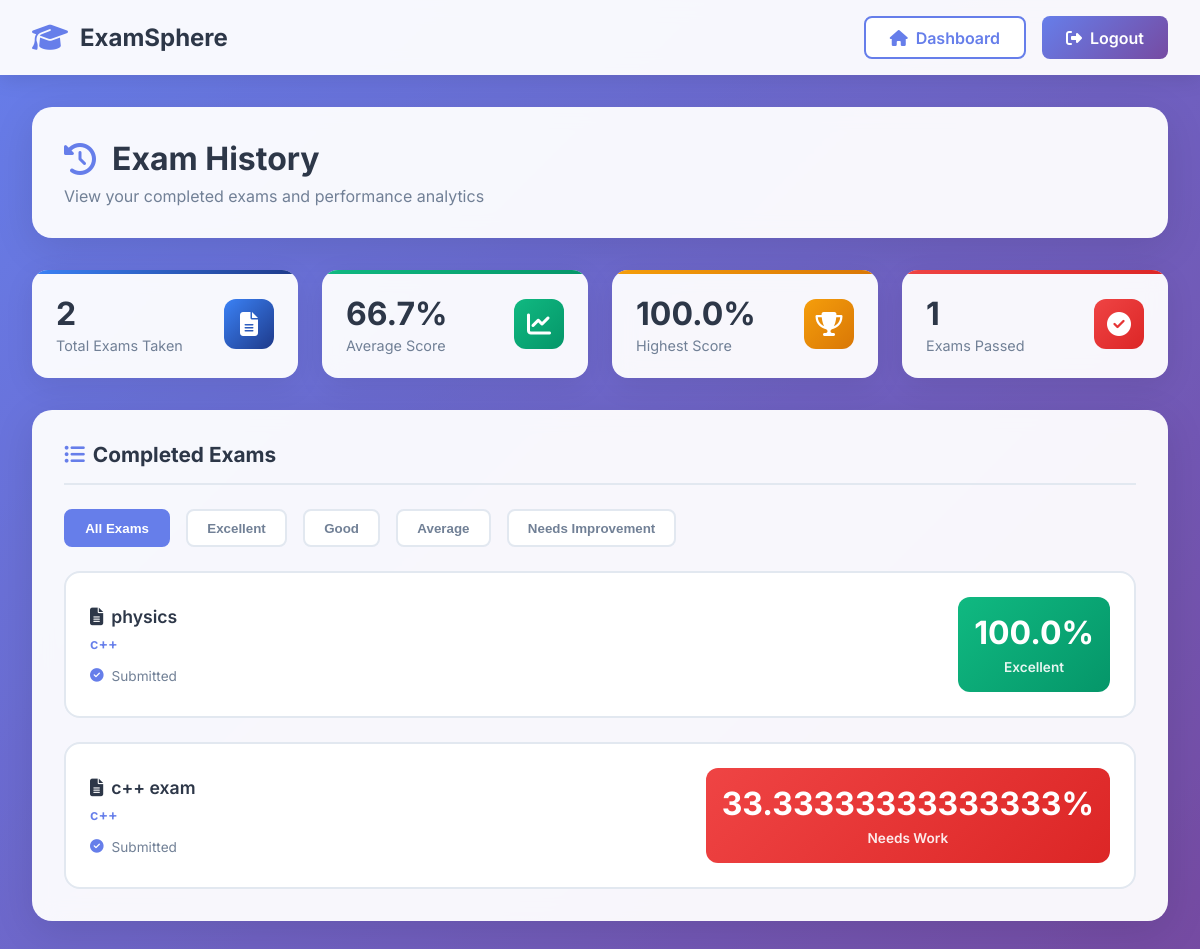
Page /accounts/student/history/ (signed in) on the earlier database version.
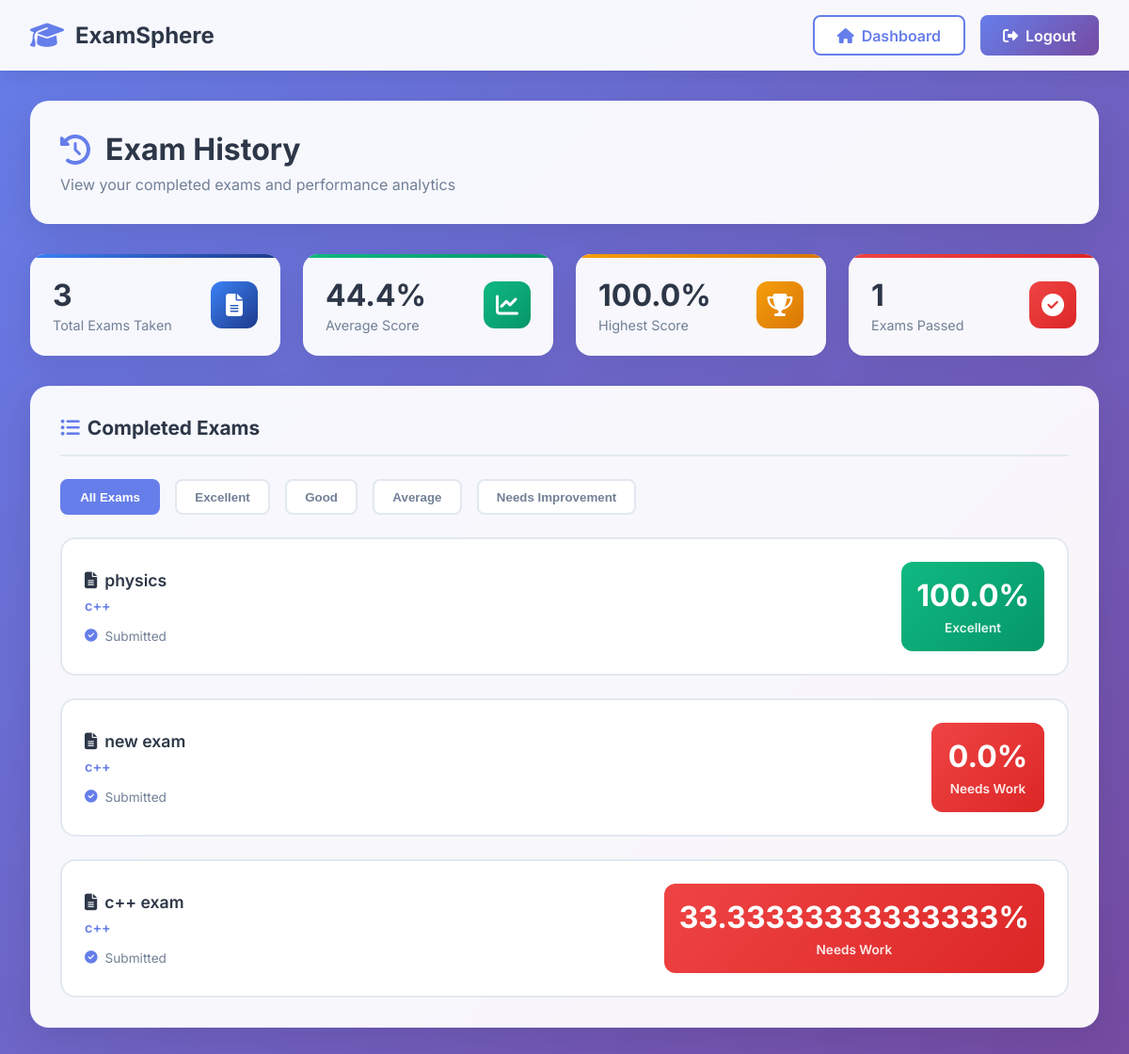
Same page on the later database version.
### accounts/models.py (models this page shows, shortened)
class StudentExam(models.Model):
    student = models.ForeignKey(User, on_delete=models.CASCADE)
    exam = models.ForeignKey('Exam', on_delete=models.CASCADE)
    score = models.FloatField(blank=True, null=True)
    is_submitted = models.BooleanField(default=False)
    class Meta:
        unique_together = ('student', 'exam')  # 🔒 one attempt only

class Exam(models.Model):
    name = models.CharField(max_length=200)
    created_by = models.ForeignKey(User, on_delete=models.CASCADE)  # teacher
    is_active = models.BooleanField(default=True)
    allow_calculator = models.BooleanField(default=False)
    course = models.ForeignKey(Course, on_delete=models.CASCADE, default=1)
    subject = models.ForeignKey('Subject', on_delete=models.CASCADE, )

class Subject(models.Model):
    name = models.CharField(max_length=100)
    course = models.ForeignKey(Course, on_delete=models.CASCADE)

### accounts/views.py (the view)
# urls.py: path('student/history/', views.student_history, name='student_history'),
@login_required
def student_history(request):
    records = StudentExam.objects.filter(student=request.user, is_submitted=True).order_by('-id')
    completed_records = records.filter(is_submitted=True)
    if completed_records.exists():
        scores = [r.score for r in completed_records if r.score is not None]
        if scores:
            average_score = round(sum(scores) / len(scores), 1)
            highest_score = max(scores)
            passing_count = len([s for s in scores if s >= 60])
        else:
            average_score = 0
            highest_score = 0
            passing_count = 0
    else:
        average_score = 0
        highest_score = 0
        passing_count = 0
    context = {
        'records': records,
        'average_score': average_score,
        'highest_score': highest_score,
        'passing_count': passing_count,
    }
    return render(request, 'accounts/student_history.html', context)

### accounts/templates/accounts/student_history.html (shortened to what the changed rows need)
<!DOCTYPE html>
<html lang="en">
<head>
    <link rel="stylesheet" href="https://cdnjs.cloudflare.com/ajax/libs/font-awesome/6.5.1/css/all.min.css">
</head>
<body>
    <nav class="navbar">
        <div class="navbar-brand">
            <h1>ExamSphere</h1>
        </div>
    </nav>
    <div class="container">
        <div class="page-header">
            <h2><i class="fas fa-history"></i> Exam History</h2>
        </div>
        <div class="stats-overview">
            <div class="stat-card blue">
                <div class="stat-content">
                    <div class="stat-info">
                        <h3>{{ records|length }}</h3>
                        <p>Total Exams Taken</p>
                    </div>
                </div>
            </div>
            <div class="stat-card green">
                <div class="stat-content">
                    <div class="stat-info">
                        <h3>{{ average_score|default:"0" }}%</h3>
                        <p>Average Score</p>
                    </div>
                </div>
            </div>
            <div class="stat-card orange">
                <div class="stat-content">
                    <div class="stat-info">
                        <h3>{{ highest_score|default:"0" }}%</h3>
                        <p>Highest Score</p>
                    </div>
                </div>
            </div>
        </div>
        <div class="main-card">
            {% if records %}
            <div class="results-grid">
                {% for record in records %}
                <div class="result-item">
                    <div class="result-info">
                        <div class="result-title">
                            <i class="fas fa-file-alt"></i>
                            {{ record.exam.name }}
                        </div>
                        <div class="result-subject">{{ record.exam.subject.name }}</div>
                        <div class="result-meta">
                            {% if record.is_submitted %}
                            <div class="meta-item">
                                <i class="fas fa-check-circle"></i>
                                <span>Submitted</span>
                            </div>
                            {% endif %}
                        </div>
                    </div>
                    {% if record.score is not None %}
                        {% if record.score >= 90 %}
                        <div class="result-score excellent">
                            <span class="score-number">{{ record.score }}%</span>
                            <span class="score-label">Excellent</span>
                        </div>
                        {% elif record.score >= 75 %}
                        <div class="result-score good">
                            <span class="score-number">{{ record.score }}%</span>
                            <span class="score-label">Good</span>
                        </div>
                        {% elif record.score >= 60 %}
                        <div class="result-score average">
                            <span class="score-number">{{ record.score }}%</span>
                            <span class="score-label">Average</span>
                        </div>
                        {% else %}
                        <div class="result-score poor">
                            <span class="score-number">{{ record.score }}%</span>
                            <span class="score-label">Needs Work</span>
                        </div>
                        {% endif %}
                    {% else %}
                    <div class="result-score" style="background: #e2e8f0; color: #718096;">
                        <span class="score-number">-</span>
                        <span class="score-label">Pending</span>
                    </div>
                    {% endif %}
                </div>
                {% endfor %}
            </div>
            {% endif %}
        </div>
    </div>
</body>
</html>

Differences in the rows shown:
now on this page (row edited): StudentExam: exam.name "new exam", exam.subject.name "c++", is_submitted True (drawn), score "0.0"
Other differences:
{{ records|length }}: "2" → "3"
{{ average_score|default:"0" }}: "66.7" → "44.4"
